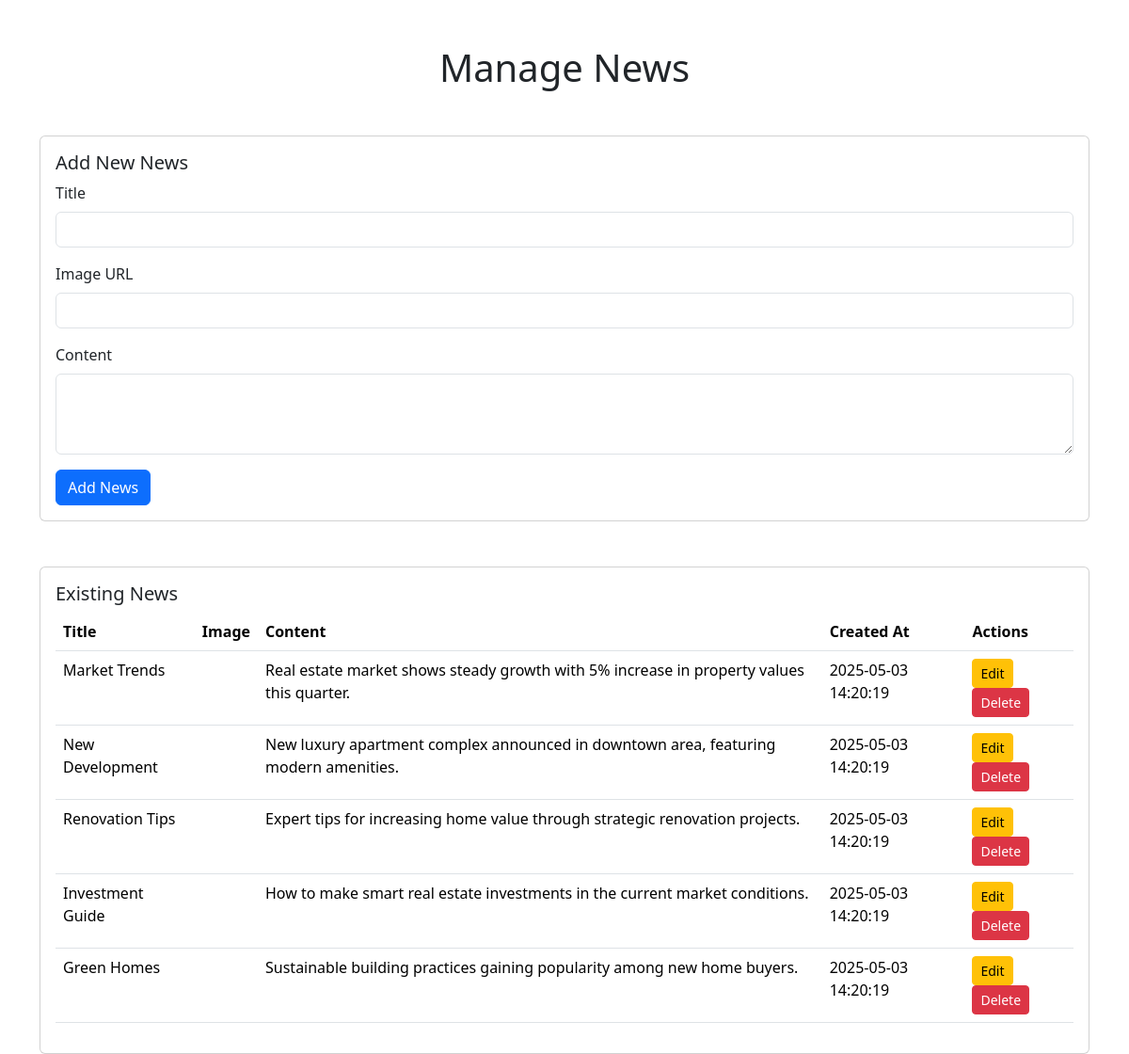
Page /manage_news.php (signed in) on the committed database.
### tables this page shows
CREATE TABLE news (
    id INT AUTO_INCREMENT PRIMARY KEY,
    title VARCHAR(255) NOT NULL,
    content TEXT NOT NULL,
    image_url VARCHAR(255) NOT NULL,
    created_at TIMESTAMP DEFAULT CURRENT_TIMESTAMP
);

### manage_news.php (the view, shortened to what this page needs)
<?php
require_once 'db_connection.php';
$stmt = $pdo->query("SELECT * FROM news ORDER BY created_at DESC");
$news = $stmt->fetchAll(PDO::FETCH_ASSOC);
?>
<!DOCTYPE html>
<html lang="en">
<head>
    <link href="https://cdn.jsdelivr.net/npm/bootstrap@5.3.3/dist/css/bootstrap.min.css" rel="stylesheet">
</head>
<body>
    <div class="container mt-5">
        <h1 class="text-center mb-5">Manage News</h1>
        <div class="card mb-5">
            <div class="card-body">
                <h5 class="card-title">Add New News</h5>
                <form method="POST">
                    <div class="mb-3">
                        <label for="title" class="form-label">Title</label>
                        <input type="text" class="form-control" id="title" name="title" required>
                    </div>
                    <div class="mb-3">
                        <label for="image_url" class="form-label">Image URL</label>
                        <input type="url" class="form-control" id="image_url" name="image_url" required>
                    </div>
                    <div class="mb-3">
                        <label for="content" class="form-label">Content</label>
                        <textarea class="form-control" id="content" name="content" rows="3" required></textarea>
                    </div>
                    <button type="submit" class="btn btn-primary">Add News</button>
                </form>
            </div>
        </div>
        <div class="card">
            <div class="card-body">
                <h5 class="card-title">Existing News</h5>
                <div class="table-responsive">
                    <table class="table">
                        <thead>
                            <tr>
                                <th>Title</th>
                                <th>Image</th>
                                <th>Content</th>
                                <th>Created At</th>
                                <th>Actions</th>
                            </tr>
                        </thead>
                        <tbody>
                            <?php foreach ($news as $item): ?>
                            <tr>
                                <td><?php echo htmlspecialchars($item['title']); ?></td>
                                <td><img src="<?php echo htmlspecialchars($item['image_url']); ?>" alt="" style="width: 100px;"></td>
                                <td><?php echo htmlspecialchars($item['content']); ?></td>
                                <td><?php echo $item['created_at']; ?></td>
                                <td>
                                    <button class="btn btn-sm btn-warning" onclick="editNews(<?php echo htmlspecialchars(json_encode($item)); ?>)">Edit</button>
                                    <form method="POST" style="display: inline;">
                                        <button type="submit" class="btn btn-sm btn-danger" onclick="return confirm('Are you sure?')">Delete</button>
                                    </form>
                                </td>
                            </tr>
                            <?php endforeach; ?>
                        </tbody>
                    </table>
                </div>
            </div>
        </div>
    </div>
</body>
</html>

### rows in the picture
news: title "Market Trends", content "Real estate market shows steady growth with 5% increase in property values this quarter.", created_at "2025-05-03 14:20:19"
news: title "New Development", content "New luxury apartment complex announced in downtown area, featuring modern amenities.", created_at "2025-05-03 14:20:19"
news: title "Renovation Tips", content "Expert tips for increasing home value through strategic renovation projects.", created_at "2025-05-03 14:20:19"
news: title "Investment Guide", content "How to make smart real estate investments in the current market conditions.", created_at "2025-05-03 14:20:19"
news: title "Green Homes", content "Sustainable building practices gaining popularity among new home buyers.", created_at "2025-05-03 14:20:19"
